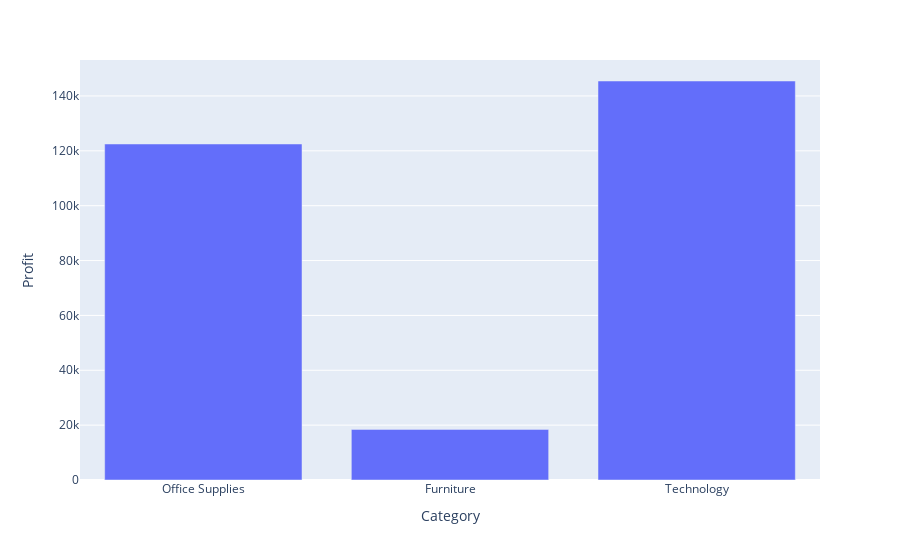

Here is the notebook cell this chart was saved with:
### Code cell
category_profit = data.groupby(['Category'])['Profit'].sum().reset_index()
category_profit.plot.bar('Category', 'Profit')

### Figure 1 — Plotly figure (JSON) as saved in the notebook; plotly's stock layout.template omitted (floating-point values rounded to 4 significant figures)
{"data": [{"alignmentgroup": "True", "hovertemplate": "Category=%{x}<br>Profit=%{y}<extra></extra>", "legendgroup": "", "marker": {"color": "#636efa", "pattern": {"shape": ""}}, "name": "", "offsetgroup": "", "orientation": "v", "showlegend": false, "textposition": "auto", "type": "bar", "x": ["Office Supplies", "Furniture", "Technology"], "xaxis": "x", "y": [122500.0, 18450.0, 145500.0], "yaxis": "y"}], "layout": {"autosize": true, "barmode": "relative", "legend": {"tracegroupgap": 0}, "margin": {"t": 60}, "xaxis": {"anchor": "y", "autorange": true, "domain": [0, 1], "range": [-0.5, 2.5], "title": {"text": "Category"}, "type": "category"}, "yaxis": {"anchor": "x", "autorange": true, "domain": [0, 1], "range": [0, 153100.0], "title": {"text": "Profit"}, "type": "linear"}}}
